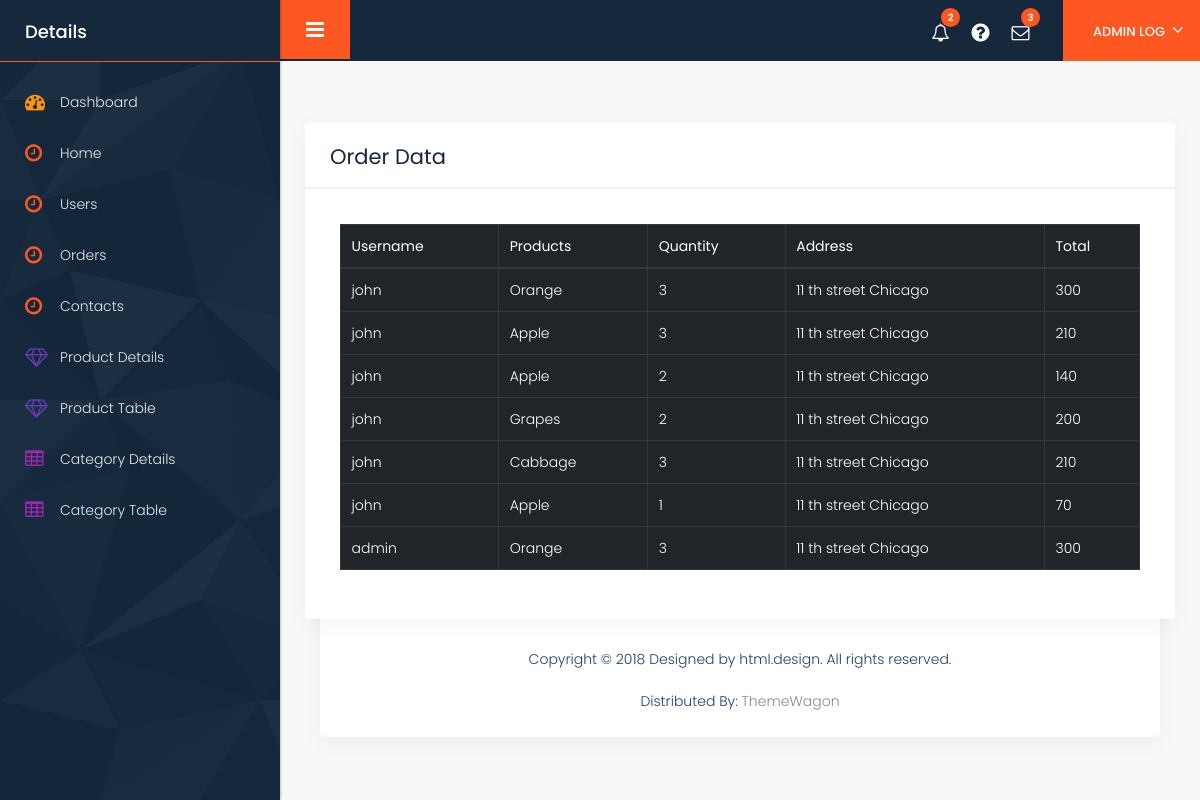
The app's page /adminapp/order_data with its own data.
### userapp/models.py (models this page shows)
class Checkout(models.Model):
    userid=models.ForeignKey(Register,on_delete=models.CASCADE)
    cartid=models.ForeignKey(Cartdb,on_delete=models.CASCADE,default=0)

class Register(models.Model):
    firstname=models.CharField(max_length=45)
    lastname=models.CharField(max_length=56)
    username=models.CharField(max_length=78)
    password=models.CharField(max_length=80)
    mobilenumber=models.IntegerField()
    address=models.CharField(max_length=90)
    city=models.CharField(max_length=80)
    state=models.CharField(max_length=56)
    zipcode=models.IntegerField()

class Cartdb(models.Model):
    userid=models.ForeignKey(Register,on_delete=models.CASCADE)
    productid=models.ForeignKey(Products,on_delete=models.CASCADE)
    quantity=models.IntegerField()
    total=models.IntegerField()
    status=models.IntegerField(default=0)

### adminapp/models.py (models this page shows)
class Products(models.Model):
    productname=models.CharField(max_length=100)
    productprice=models.IntegerField()
    productquantity=models.IntegerField()
    productimage=models.ImageField(upload_to='sample')

### adminapp/views.py (the view)
# urls.py: path('order_data',views.order_data,name='order_data'),
def order_data(request):
    data2=Checkout.objects.all()
    return render(request,'orders.html',{'data':data2})

### adminapp/templates/orders.html (shortened to what this page needs)
{% extends 'adminindex.html' %}
{% block content %}
    <body><br><br>
    <br>
                           <div class="white_shd full margin_bottom_30">
                              <div class="full graph_head">
                                 <div class="heading1 margin_0">
                                    <h2>Order Data</h2>
                                 </div>
                              </div>
                              <div class="table_section padding_infor_info">
                                 <div class="table-responsive-sm">
                                    <table class="table table-dark">
                                       <thead>
                                          <tr>
                                             <th>Username</th>
                                             <th>Products</th>
                                             <th>Quantity</th>
                                             <th>Address</th>
                                             <th>Total </th>
                                          </tr>
                                       </thead>
                                       <tbody>
        {% for i in data %}
        <tr>
        <td>{{ i.userid.username }}</td>
        <td>{{ i.cartid.productid.productname }}</td>
        <td>{{ i.cartid.quantity }}</td>
        <td>{{ i.userid.address }}</td>
        <td>{{ i.cartid.total }}</td>
        </tr>
        {% endfor %}
  </tbody>
</table>
</div>
</div>
</div>
</body>
{% endblock %}

### adminapp/static/style.css (style rules this page uses)
* { margin: 0; padding: 0; outline: none !important; }
html, body { color: #898989; font-size: 14px; font-family: 'Poppins', sans-serif; line-height: normal; font-weight: 300; overflow-x: hidden !important; }
h1, h2, h3, h4, h5, h6 { letter-spacing: 0; font-weight: normal; position: relative; padding: 0; font-weight: normal; line-height: normal; color: #1f1f1f; margin: 0 }
.padding_infor_info { padding: 35px 35px; float: left; width: 100%; }
h2 { font-size: 30px; color: #000; line-height: 20px; font-weight: 700; position: relative; }
.full { width: 100%; float: left; }
.heading1 h2 { line-height: normal; font-size: 21px; font-weight: 400; margin: 0; padding-left: 0; color: #15283c; letter-spacing: 0px; }
.margin_0 { margin: 0 !important; }
.graph_head { padding: 18px 25px 15px; float: left; width: 100%; border-bottom: solid #f3f3f3 2px; }
.heading1 { float: left; padding: 0 0 20px 0; width: 100%; margin-top: 50px; }
.graph_head .heading1 { float: left; padding: 0; width: auto; }
.margin_bottom_30 { margin-bottom: 30px; }
.white_shd { background: #fff; box-shadow: 0 5px 20px rgba(0, 0, 0, 0.05); border-radius: 5px; margin-top: 0; }
.table thead th { font-weight: 400; }
.table-responsive-sm { overflow: auto; }

### adminapp/templates/orders.html (style rules this page uses)
h2 { text-align: center; }
table, th, td { border:1px solid black; }

### records on screen
Checkout: userid.username "john", cartid.productid.productname "Orange", cartid.quantity "3", userid.address "11 th street Chicago", cartid.total "300"
Checkout: userid.username "john", cartid.productid.productname "Apple", cartid.quantity "3", userid.address "11 th street Chicago", cartid.total "210"
Checkout: userid.username "john", cartid.productid.productname "Apple", cartid.quantity "2", userid.address "11 th street Chicago", cartid.total "140"
Checkout: userid.username "john", cartid.productid.productname "Grapes", cartid.quantity "2", userid.address "11 th street Chicago", cartid.total "200"
Checkout: userid.username "john", cartid.productid.productname "Cabbage", cartid.quantity "3", userid.address "11 th street Chicago", cartid.total "210"
Checkout: userid.username "john", cartid.productid.productname "Apple", cartid.quantity "1", userid.address "11 th street Chicago", cartid.total "70"
Checkout: userid.username "admin", cartid.productid.productname "Orange", cartid.quantity "3", userid.address "11 th street Chicago", cartid.total "300"
